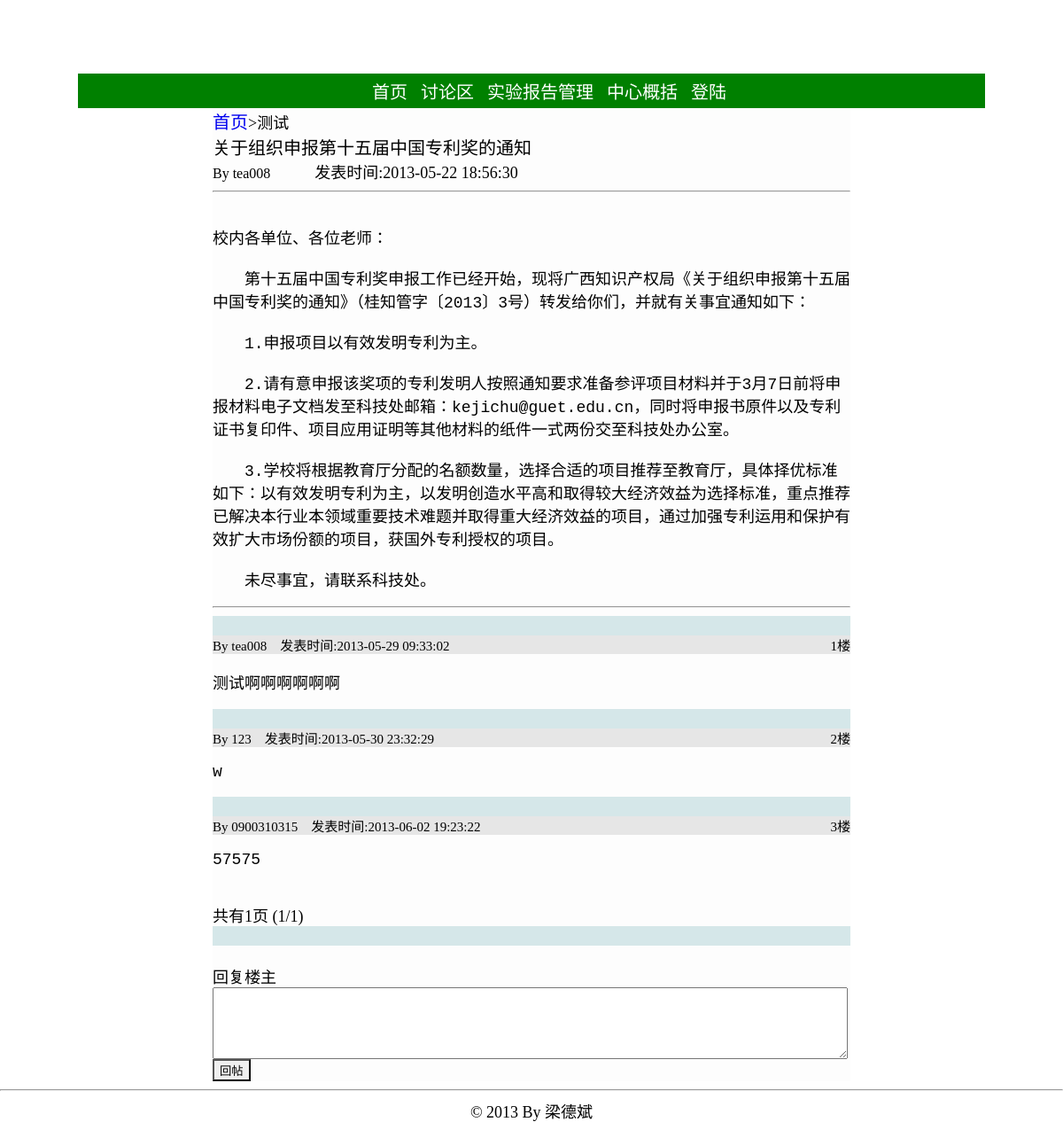
/bbs.php?topic=88, run on the app's committed database.
### tables this page shows
CREATE TABLE `topic` (
  `post_id` int(11) NOT NULL AUTO_INCREMENT,
  `sort` varchar(4) DEFAULT NULL,
  `title` varchar(80) NOT NULL,
  `author` varchar(12) DEFAULT NULL,
  `body` varchar(1000) NOT NULL,
  `post_time` datetime DEFAULT NULL,
  `last_floor` int(11) DEFAULT NULL,
  `last_reply_time` datetime DEFAULT NULL,
  `visible` tinyint(4) DEFAULT NULL,
  `enable_post` tinyint(4) DEFAULT NULL,
  `top` tinyint(4) DEFAULT NULL,
  PRIMARY KEY (`post_id`)
);

CREATE TABLE `sort` (
  `id` int(11) NOT NULL AUTO_INCREMENT,
  `name` varchar(10) DEFAULT NULL,
  PRIMARY KEY (`id`)
);

CREATE TABLE `reply` (
  `reply_id` int(11) NOT NULL AUTO_INCREMENT,
  `author` varchar(12) DEFAULT NULL,
  `body` varchar(600) NOT NULL,
  `reply_time` datetime DEFAULT NULL,
  `floor` int(11) DEFAULT NULL,
  `post_id` int(11) DEFAULT NULL,
  PRIMARY KEY (`reply_id`)
);

### bbs.php (the view, shortened to what this page needs)
<!DOCTYPE html PUBLIC "-//W3C//DTD XHTML 1.0 Transitional//EN" "http://www.w3.org/TR/xhtml1/DTD/xhtml1-transitional.dtd">
<html>
<head>
<link rel="stylesheet" type="text/css" href="./static/css/global.css"></link>
</head>
<?php
include './config.php';
?>
<div style="background-image:url(./static/image/topback.jpg);width:1024px;height:80px;margin-left: auto; margin-right: auto;"></div>
<div class="sep3"></div>
<div class="nav">
	<ul class="nav_mid" >
		<li><a href="./index.php" class="font_white">首页</a></li>
		<li><a href="./bbs.php" class="font_white">讨论区</a></li>
		<li><a href="./report.php" class="font_white">实验报告管理</a></li>
			<li><a href="./about_center.php" class="font_white">中心概括</a></li>
			<?php
			if (! isset ( $_SESSION ['user'] ) || NULL == $_SESSION ['user']) {
				echo "<li><a href='./login.php' class='font_white'>登陆</a></li>";
			} else {
				echo "<li><a href='./login.php?action=logout' class='font_white'>退出</a></li>";
			}
			?>
		</ul>
</div>
<div id='topMain'>
<?php
if (isset ( $_REQUEST ['topic'] )) {
	echo "<span style='height:30px;'>";
	echo "<a href=./bbs.php style=''>首页</a>";
	echo "</span>";
	$post_id = $_REQUEST ['topic'];
	$queryStr = sprintf ( "select  *  from topic,sort where post_id='%s' and topic.sort=sort.id", $post_id );
	$result = mysql_query ( $queryStr, $conn ) or die ( "查询失败:" . mysql_error () );
	if ($rel = mysql_fetch_array ( $result )) {
		echo "<span>>{$rel['name']}</span><br />";
		echo "<span class=post_title>{$rel['title']}</span>";
		echo "<br /><span style='font-size:16px;'>By {$rel['author']}</span>";
		echo "<span style='margin-left:50px;'>发表时间:{$rel['post_time']}<span>";
		echo '<hr />';
		echo '<div class=sep10></div>';
		echo '<pre style="width:720px;">';
		echo htmlspecialchars(stripslashes($rel ['body']));
		echo '</pre>';
		echo '<hr />';
		$page_size = 10;
		if (isset ( $_GET ['reply_page'] )) {
			$reply_page = intval ( $_GET ['reply_page'] );
		}
		else {
			$reply_page = 1;
		}
		$queryStr = sprintf ( "select  count(reply_id)  from reply where post_id='%s'", $post_id );
		$result2 = mysql_query ( $queryStr, $conn ) or die ( "查询失败:" . mysql_error () );
		$rel2 = mysql_fetch_array ( $result2 );
		$numrows = $rel2 [0];
		$reply_pages = intval ( $numrows / $page_size );
		if ($numrows % $page_size) {
			$reply_pages ++;
		}
		$offset = $page_size * ($reply_page - 1);
		$queryStr = sprintf ( "select  *  from reply where post_id='%s'  order by floor asc limit %s,%s", $post_id, $offset, $page_size );
		$result3 = mysql_query ( $queryStr, $conn ) or die ( "查询失败:" . mysql_error () );
		if ($rel3 = mysql_fetch_array ( $result3 )) {
			do {
				echo '<div class=bg_color></div>';
				echo "<div class=author>";
				echo "<span >By {$rel3['author']}&nbsp&nbsp&nbsp&nbsp</span>";
				echo "<span >发表时间:{$rel3['reply_time']}&nbsp&nbsp&nbsp&nbsp<span>";
				echo "<span style='float:right;'>{$rel3['floor']}楼<span>";
				echo "</div>";
				echo "<pre>";
				echo htmlspecialchars(stripslashes($rel3['body']));
				echo "</pre>";
			} while ( $rel3 = mysql_fetch_array ( $result3 ) );
			echo '<br />';
			echo "共有{$reply_pages}页 ({$reply_page}/{$reply_pages})";
		} else {
		}
		echo '<div class=bg_color></div>';
		echo '<br />回复楼主<br />';
		echo "<form method='get' action='./bbs/post_deal.php'>";
		echo "<textarea name=reply_body cols=87 rows=5 style='width:720;height:80;'></textarea>";
		echo '<br />';
		echo "<input class=button type=submit value=回帖></input>";
		echo '</form>';
	}
	else {
		echo '<br /><br />帖子不存在';
	}
}
?>
</div>
<div style="clear: both; text-align: center;">
	<hr />
	© 2013 By 梁德斌
</div>
</html>

### static/css/global.css (style rules this page uses)
#topMain { width: 720px; height: 40px; text-align: left; margin-left: auto; margin-right: auto; margin-bottom: 0px; margin-top: 0px; height:auto; background-color:rgb(253,253,253); }
a { text-decoration:none; }
.sep3 { height: 3px; }
.sep10 { height: 10px; }
.button { background-image:url(../image/bg2.jpg) }
.post_title { font-size:20px; }
a { font-size:20px; }
.author { font-size:15px; background-color:rgb(230,230,230); }
.bg_color { height:22px; background-color:rgb(213, 231, 233); }
pre { font-size:18px; white-space: pre-wrap; word-wrap: break-word; }
.nav { margin-left: auto; margin-right: auto; width: 1024px; text-align: center; background-color:green; }
ul { font-size:20px; list-style:none; }
ul.nav_mid { padding-top:5px; padding-bottom:5px; margin:0px; }
.nav_mid li { display:inline; height:inherit; margin:5px; }
.font_white { color:white; }

### data on the page
topic: sort.name "测试", title "关于组织申报第十五届中国专利奖的通知", author "tea008", post_time "2013-05-22 18:56:30", body "校内各单位、各位老师： 第十五届中国专利奖申报工作已经开始，现将广西知识产权局《关于组织申报第十五届中国专利奖的通知》（桂知管字〔2013〕3号）转发给你们，并就有关事宜通知如下： 1.申报项目以有效发明专利为主。 2.请有意申报该奖项的专利发明人按照通知要求准备参评项目材料并于3月7日前将申报材料电子文档发至科技处邮箱：kejichu@guet.edu.cn，同时将申报书原件以及专利证书复印件、项目应用证明等其他材料的纸件一式两份交至科技处办公室。 3.学校将根据教育厅分配的名额数量，选择合适的项目推荐至教育厅，具体择优标准如下：以有效发明专利为主，以发明创造水平高和取得较大经济效益为选择标准，重点推荐已解决本行业本领域重要技术难题并取得重大经济效益的项目，通过加强专利运用和保护有效扩大市场份额的项目，获国外专利授权的项目。 未尽事宜，请联系科技处。"
reply: author "tea008", reply_time "2013-05-29 09:33:02", floor "1", body "测试啊啊啊啊啊啊"
reply: author "123", reply_time "2013-05-30 23:32:29", floor "2", body "w"
reply: author "0900310315", reply_time "2013-06-02 19:23:22", floor "3", body "57575"

### other printed values
$reply_pages "1"
$reply_page "1"
